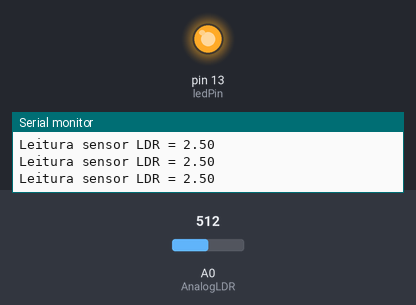
The sketch below on a simulated Arduino Uno, built with avr-gcc and run on an emulated ATmega328P. Shown: output pins drawn as LEDs (lit = HIGH), the last lines printed to the serial monitor. Inputs (shaded band) come from the test bench; at power-on: A0 (AnalogLDR) = 512.

Above: at 1.3 s.
1.4 s: A0 (AnalogLDR) set to 316
2.9 s: A0 (AnalogLDR) set to 294
At 3.7 s:
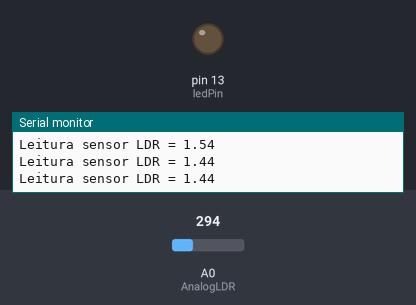
4.6 s: A0 (AnalogLDR) set to 511
At 5.0 s:
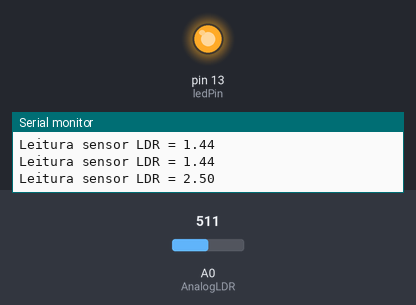
6.1 s: A0 (AnalogLDR) set to 306
At 7.4 s:
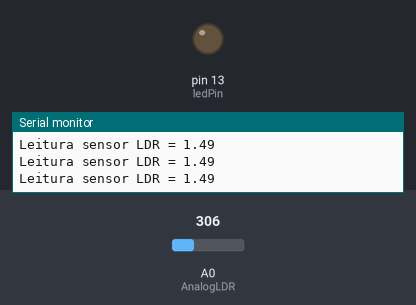
Timing chart, 0 to 8.6 s (numbered marks = the images above; inputs shaded):
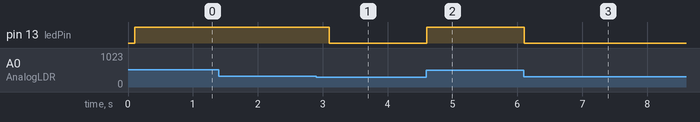

Measured:
- the behaviour switches between 308 and 307 on A0 (AnalogLDR) (found by bisection; images 0 and 1)
- after the input at 2.9 s, pin 13 (ledPin): HIGH → LOW after 0.20 s
- after the input at 4.6 s, pin 13 (ledPin): LOW → HIGH at once
- after the input at 6.1 s, pin 13 (ledPin): HIGH → LOW at once

The sketch:

LED_control_with_LDR.ino
```cpp
/*
MATERIAL LIST:
⚫ LDR (Light Dependent Resistor);
⚫ Resistor de 10k ohms (10k ohm resistor);
⚫ 330 OHM Resistor for the LED
⚫ 1 Arduino UNO;
⚫ Protoboard (Breadboard);
⚫ Jumpers de ligação (Connection jumpers);
*/

#define AnalogLDR A0 // Define o pino analógico A0 para a leitura do sensor LDR (sensor de luz)
                     // Defines analog pin A0 for reading the LDR (Light Dependent Resistor) sensor

#define Limiar 1.5 // Define uma constante de limiar de 1.5 volts para acionar o LED
                   // Defines a threshold constant of 1.5 volts to trigger the LED

#define ledPin 13 // Define o pino digital D13 para o controle do LED
                  // Defines digital pin D13 for LED control

int Leitura = 0; // Declara uma variável inteira chamada 'Leitura' e a inicializa com 0, usada para armazenar o valor lido do LDR
                 // Declares an integer variable named 'Leitura' and initializes it to 0, used to store the value read from the LDR

float VoltageLDR; // Declara uma variável do tipo float chamada 'VoltageLDR', usada para armazenar a tensão calculada com base na leitura do LDR
                  // Declares a float variable named 'VoltageLDR', used to store the voltage calculated based on the LDR reading

void setup() {
  pinMode(ledPin, OUTPUT); // Configura o pino D13 como saída digital, permitindo o controle do LED
                           // Sets pin D13 as a digital output, allowing control of the LED

  Serial.begin(9600); // Inicializa a comunicação serial com o monitor serial a 9600 bits por segundo (bps), para enviar dados ao computador
                      // Initializes serial communication with the serial monitor at 9600 bits per second (bps), to send data to the computer

  delay(100); // Introduz um atraso de 100 milissegundos para garantir que o sistema esteja pronto antes de iniciar o loop principal
              // Introduces a 100 millisecond delay to ensure the system is ready before starting the main loop
}

void loop() {
  Leitura = analogRead(AnalogLDR); // Lê o valor analógico do LDR conectado ao pino A0 e armazena em 'Leitura'
                                   // Reads the analog value from the LDR connected to pin A0 and stores it in 'Leitura'

  VoltageLDR = Leitura * (5.0 / 1024); // Converte o valor lido em uma tensão em volts; 5V/1024 converte 0-1023 para 0-5V
                                       // Converts the read value into a voltage in volts; 5V/1024 converts 0-1023 to 0-5V

  Serial.print("Leitura sensor LDR = "); // Imprime "Leitura sensor LDR = " no monitor serial para indicar a leitura atual do sensor
                                         // Prints "Leitura sensor LDR = " on the serial monitor to indicate the current sensor reading

  Serial.println(VoltageLDR); // Imprime a tensão calculada do LDR no monitor serial e pula para a próxima linha
                              // Prints the calculated LDR voltage on the serial monitor and moves to the next line

  if (VoltageLDR > Limiar) { // Verifica se a tensão do LDR é maior que o limiar; se sim, acende o LED
                             // Checks if the LDR voltage is greater than the threshold; if so, turns on the LED
    digitalWrite(ledPin, HIGH); // Liga o LED aplicando 5V ao pino D13
                                // Turns on the LED by applying 5V to pin D13
  } else { // Se a tensão do LDR for menor ou igual ao limiar, o LED é desligado
           // If the LDR voltage is less than or equal to the threshold, the LED is turned off
    digitalWrite(ledPin, LOW); // Desliga o LED aplicando 0V ao pino D13
                               // Turns off the LED by applying 0V to pin D13
  }

  delay(500); // Introduz um atraso de 500 milissegundos antes de repetir o loop, para leitura estável e controle do LED
              // Introduces a 500 millisecond delay before repeating the loop, for stable reading and LED control
}
```
